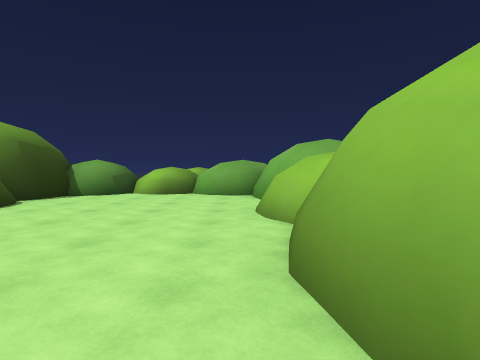
[1] (above)

16 first-person views from a walk through a 3-D level made in the Unity game engine. The camera is 1.3 m above the floor, tilts 2° down and sees 80° across. The floor is counted in squares, 2 m on a side. Each view is taken from the middle of a square. On the plan, view 1 faces up. The plan holds only what a view shows up to about 9 squares ahead; the rest is blank. The place goes on beyond the plan. The player character is not drawn. Some animated figures are not drawn.

[2]
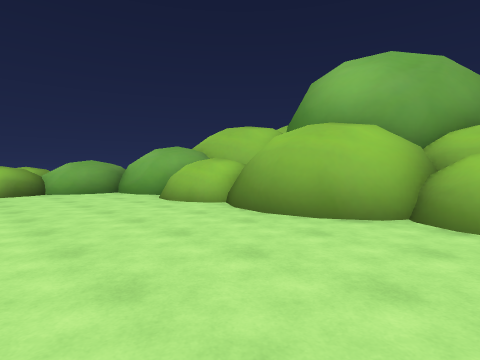

[3]
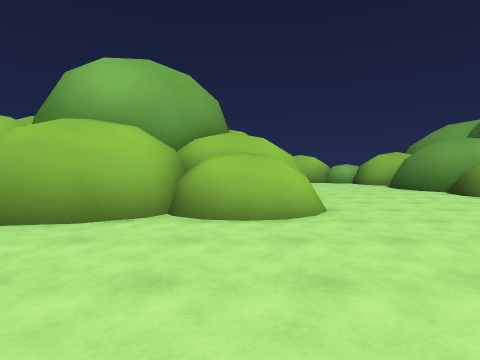

[4]
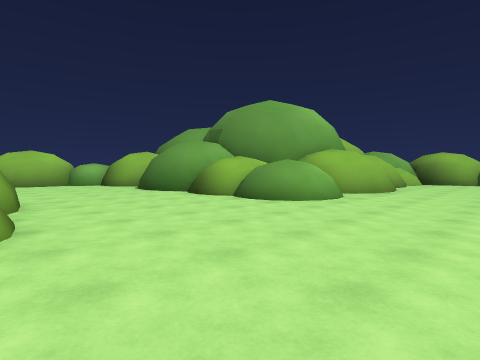

[5]
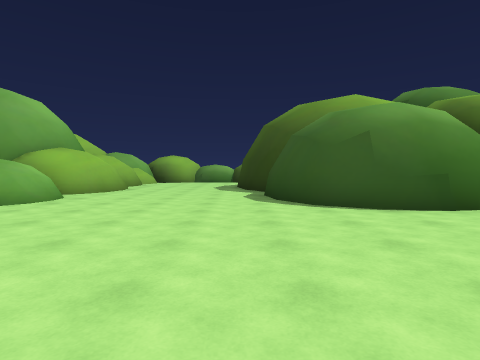

[6]
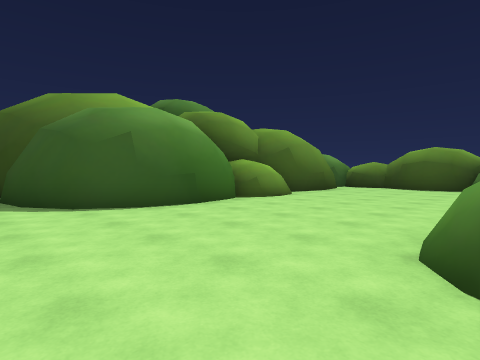

[7]
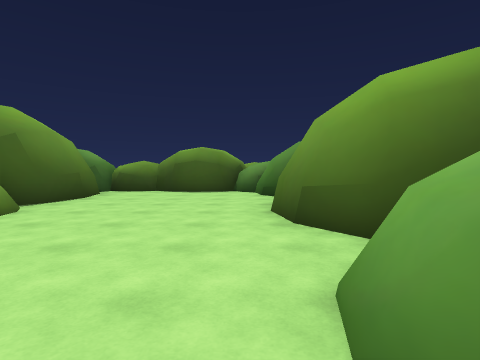

[8]
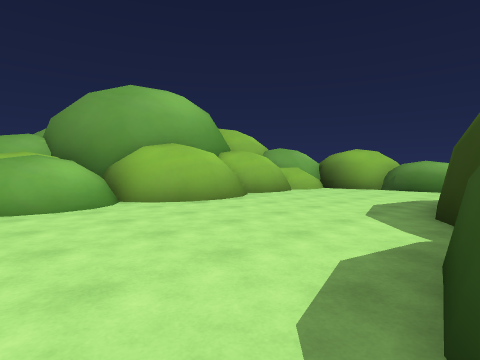

[9]
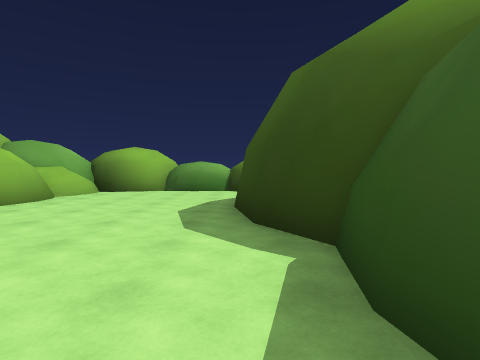

[10]
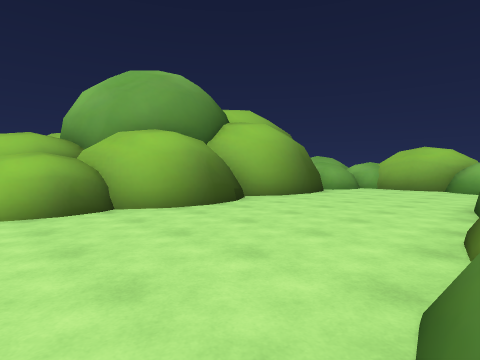

[11]
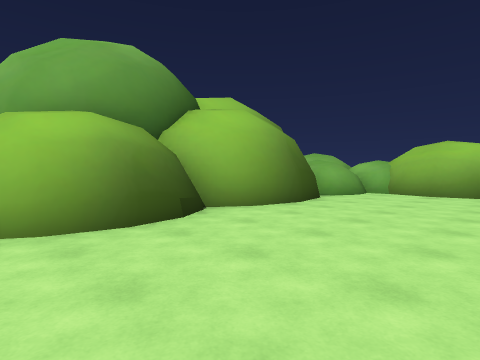

[12]
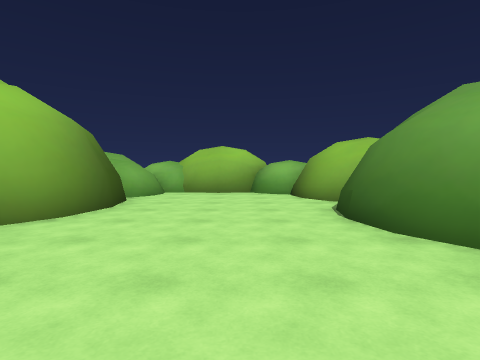

[13]
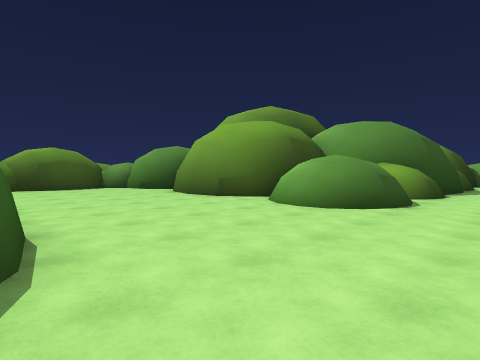

[14]
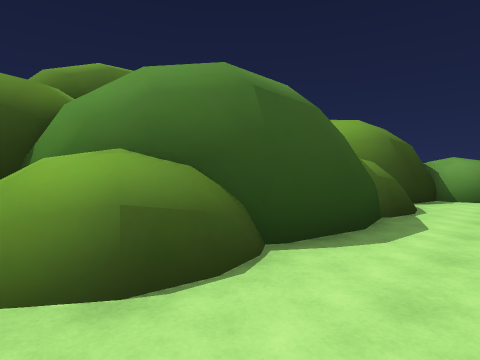

[15]
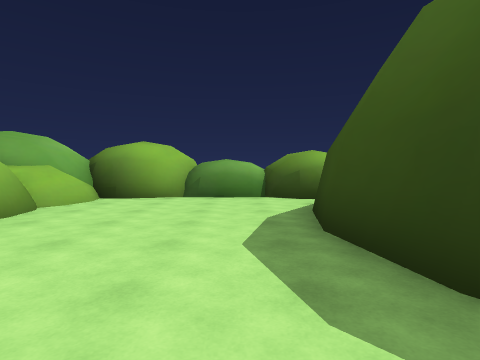

[16]
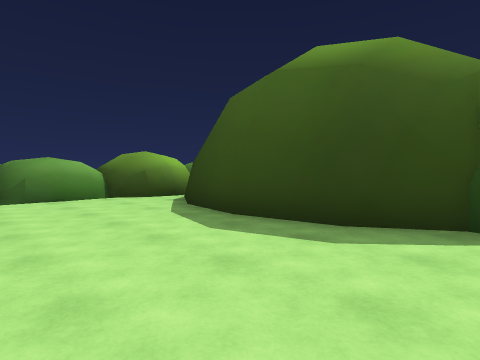

### Floor plan
Key: @ floor where view 1 was taken; # wall or solid block; . floor; = window, fence, low wall or low ledge; ^ raised ledge.
Columns run from 15 left of view 1 to 12 right of it. Each row starts with its distance up from view 1.
 10               ^
  9             ^^^ ^
  8           ##^^^##
  7           #.....#
  6           #.....##
  5           #.....#
  4           #.....^
  3           #.....#
  2           #.....#
  1         ##^.....#
  0         #^^....@###
 -1        ####.....^##  #
 -2  #######^#^.....^###########
 -3 ##........................=#
 -4  #.........................#
 -5  #.........................#
 -6  ^........................^#
 -7  ##########......^^########
 -8      #    ##....^####
 -9            #.....###
-10            #.....###
-11            #....##
-12            ##...##
-13             #....#
-14            ##....#
-15            #.....#
-16            #....=#
-17           ###^^###
-18             ####

Where each view was taken, in squares from view 1:
view 1: 0 up, 0 right, facing up
view 2: 1 down, 3 left, facing up-right
view 3: 1 down, 3 left, facing right
view 4: 2 down, 2 left, facing down-right
view 5: 2 down, 3 left, facing down
view 6: 2 down, 3 left, facing down-left
view 7: 3 down, 5 left, facing left
view 8: 7 down, 4 left, facing down-right
view 9: 8 down, 3 left, facing down
view 10: 7 down, 1 right, facing up-right
view 11: 6 down, 3 right, facing up-right
view 12: 5 down, 3 right, facing right
view 13: 7 down, 3 left, facing up-left
view 14: 0 up, 3 left, facing up-left
view 15: 10 down, 2 left, facing down
view 16: 10 down, 0 right, facing down-left
